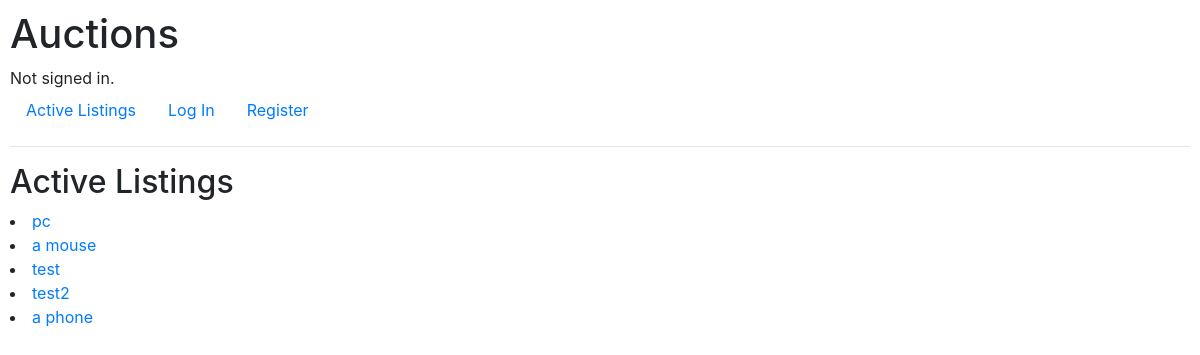
The page / on the database its author committed.
### auctions/models.py (models this page shows, shortened)
class AuctionListing(models.Model):
    product = models.CharField(max_length=255)
    description = models.TextField(default="none")
    category = models.CharField(max_length=255)
    initial_price = models.PositiveIntegerField(default=0)
    sold = models.BooleanField(default=False)
    user = models.ForeignKey(User, on_delete=models.CASCADE)

### auctions/views.py (the view)
# urls.py: path("", views.index, name="index"),
def index(request):
    return render(request, "auctions/index.html", {
        "products": AuctionListing.objects.all()
    } )

### auctions/templates/auctions/index.html
{% extends "auctions/layout.html" %}
{% block body %}
    <h2>Active Listings</h2>
    {% for listing in products %}
        <li><a href="{% url 'listing_detail' listing.id %}">{{ listing.product }}</a> </li>
    {% endfor %}
{% endblock body%}

### auctions/static/auctions/styles.css (style rules this page uses)
body { padding: 10px; }

### rows shown on the page
AuctionListing: product "pc"
AuctionListing: product "a mouse"
AuctionListing: product "test"
AuctionListing: product "test2"
AuctionListing: product "a phone"
